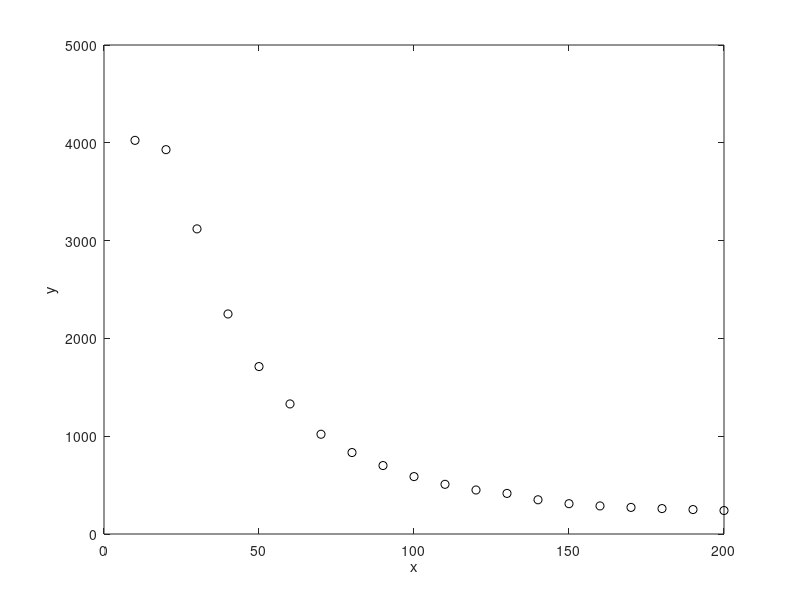

MATLAB code to generate this figure: (Note: this script raises an error after producing the figure.)
%Written by: ???, ID: ???
%Created: ???
%Using linear regression
clear all; close all; clc;

%data
y = [
4025
3930
3120
2250
1712
1330
1020
833
700
587
508
450
415
350
310
287
272
260
250
240
];
x = (10:10:200)';

%% plotting
y = y;
y_1 = y;
x_1 = 1./x;
axis([0,200,0,4095])
plot(x,y,'ko')
xlabel('x')
ylabel('y')

%% calculating linear coefficients
[a0,a1,r2] = linreg_template(x_1,y_1);

b= a0
a= a1

%% plotting line of best fit

%y_2 = 500:3000;
%y_2 = 1000:4096;
%x_2 = a1./(y_2-a0);

%hold on
%axis([0,200,0,4095])
%plot (x_2,y_2,'r-');


